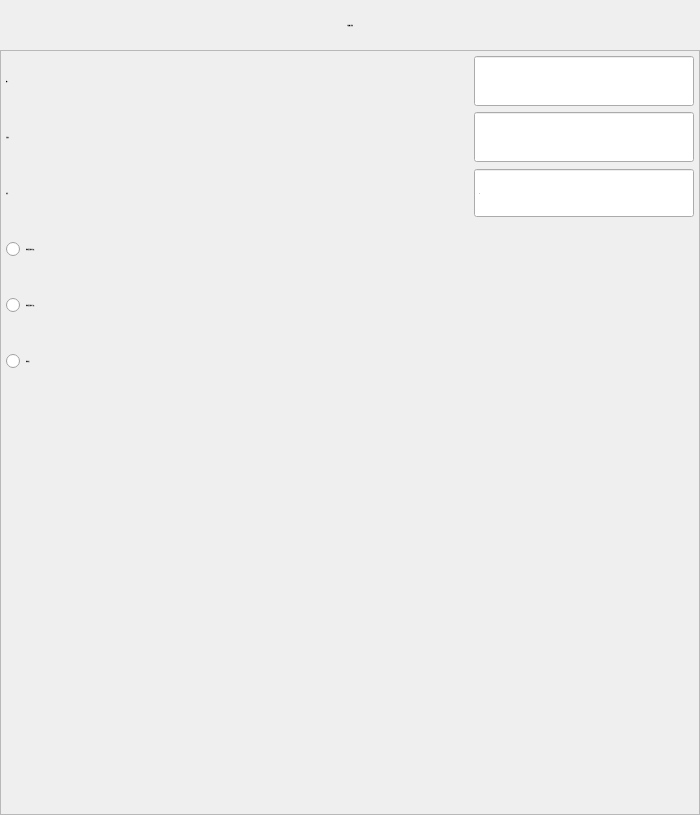
<?xml version="1.0" encoding="UTF-8"?>
<ui version="4.0">
 <class>FormActExtIn</class>
 <widget class="QWidget" name="FormActExtIn">
  <property name="geometry">
   <rect>
    <x>0</x>
    <y>0</y>
    <width>700</width>
    <height>815</height>
   </rect>
  </property>
  <property name="minimumSize">
   <size>
    <width>700</width>
    <height>815</height>
   </size>
  </property>
  <property name="maximumSize">
   <size>
    <width>700</width>
    <height>815</height>
   </size>
  </property>
  <property name="font">
   <font>
    <family>微软雅黑</family>
    <pointsize>-1</pointsize>
    <weight>50</weight>
    <italic>false</italic>
    <bold>false</bold>
   </font>
  </property>
  <property name="windowTitle">
   <string notr="true">扩展输入</string>
  </property>
  <property name="toolTip">
   <string notr="true"/>
  </property>
  <property name="statusTip">
   <string notr="true"/>
  </property>
  <property name="whatsThis">
   <string notr="true"/>
  </property>
  <property name="accessibleName">
   <string notr="true"/>
  </property>
  <property name="accessibleDescription">
   <string notr="true"/>
  </property>
  <property name="styleSheet">
   <string notr="true">font: 28px &quot;微软雅黑&quot;;</string>
  </property>
  <property name="windowFilePath">
   <string notr="true"/>
  </property>
  <layout class="QVBoxLayout" name="verticalLayout">
   <property name="spacing">
    <number>0</number>
   </property>
   <property name="margin">
    <number>0</number>
   </property>
   <item>
    <widget class="QLabel" name="labelParaTitle">
     <property name="minimumSize">
      <size>
       <width>0</width>
       <height>50</height>
      </size>
     </property>
     <property name="maximumSize">
      <size>
       <width>16777215</width>
       <height>50</height>
      </size>
     </property>
     <property name="font">
      <font>
       <family>微软雅黑</family>
       <pointsize>-1</pointsize>
       <weight>50</weight>
       <italic>false</italic>
       <bold>false</bold>
      </font>
     </property>
     <property name="styleSheet">
      <string notr="true">QLabel#labelParaTitle
{
	color: black;
	border-image: url(:/img/widget/Panel.png) 0 4 0 4;
	border-left: 4px transparent;
	border-right: 4px transparent;
}
</string>
     </property>
     <property name="text">
      <string>扩展输入参数</string>
     </property>
     <property name="alignment">
      <set>Qt::AlignCenter</set>
     </property>
    </widget>
   </item>
   <item>
    <widget class="QFrame" name="frameExtIn">
     <property name="font">
      <font>
       <family>微软雅黑</family>
       <pointsize>-1</pointsize>
       <weight>50</weight>
       <italic>false</italic>
       <bold>false</bold>
      </font>
     </property>
     <property name="styleSheet">
      <string notr="true"/>
     </property>
     <property name="frameShape">
      <enum>QFrame::StyledPanel</enum>
     </property>
     <property name="frameShadow">
      <enum>QFrame::Plain</enum>
     </property>
     <property name="IsMainArea" stdset="0">
      <bool>true</bool>
     </property>
     <layout class="QGridLayout" name="gridLayout">
      <property name="margin">
       <number>5</number>
      </property>
      <item row="0" column="0">
       <widget class="QLabel" name="labelPort">
        <property name="sizePolicy">
         <sizepolicy hsizetype="Expanding" vsizetype="Preferred">
          <horstretch>0</horstretch>
          <verstretch>0</verstretch>
         </sizepolicy>
        </property>
        <property name="minimumSize">
         <size>
          <width>0</width>
          <height>50</height>
         </size>
        </property>
        <property name="maximumSize">
         <size>
          <width>16777215</width>
          <height>50</height>
         </size>
        </property>
        <property name="font">
         <font>
          <family>微软雅黑</family>
          <pointsize>-1</pointsize>
          <weight>50</weight>
          <italic>false</italic>
          <bold>false</bold>
         </font>
        </property>
        <property name="text">
         <string>端口：</string>
        </property>
        <property name="buddy">
         <cstring>lineEdit_var</cstring>
        </property>
       </widget>
      </item>
      <item row="0" column="1">
       <widget class="xLineEdit" name="lineEdit_var">
        <property name="sizePolicy">
         <sizepolicy hsizetype="Fixed" vsizetype="Fixed">
          <horstretch>0</horstretch>
          <verstretch>0</verstretch>
         </sizepolicy>
        </property>
        <property name="minimumSize">
         <size>
          <width>220</width>
          <height>50</height>
         </size>
        </property>
        <property name="maximumSize">
         <size>
          <width>220</width>
          <height>50</height>
         </size>
        </property>
        <property name="font">
         <font>
          <family>微软雅黑</family>
          <pointsize>-1</pointsize>
          <weight>50</weight>
          <italic>false</italic>
          <bold>false</bold>
         </font>
        </property>
        <property name="focusPolicy">
         <enum>Qt::ClickFocus</enum>
        </property>
        <property name="text">
         <string notr="true"/>
        </property>
        <property name="alignment">
         <set>Qt::AlignCenter</set>
        </property>
        <property name="readOnly">
         <bool>true</bool>
        </property>
       </widget>
      </item>
      <item row="1" column="0">
       <widget class="QLabel" name="labelCounter">
        <property name="sizePolicy">
         <sizepolicy hsizetype="Expanding" vsizetype="Preferred">
          <horstretch>0</horstretch>
          <verstretch>0</verstretch>
         </sizepolicy>
        </property>
        <property name="minimumSize">
         <size>
          <width>0</width>
          <height>50</height>
         </size>
        </property>
        <property name="maximumSize">
         <size>
          <width>16777215</width>
          <height>50</height>
         </size>
        </property>
        <property name="font">
         <font>
          <family>微软雅黑</family>
          <pointsize>-1</pointsize>
          <weight>50</weight>
          <italic>false</italic>
          <bold>false</bold>
         </font>
        </property>
        <property name="text">
         <string>计数器：</string>
        </property>
        <property name="buddy">
         <cstring>lineEdit_var</cstring>
        </property>
       </widget>
      </item>
      <item row="1" column="1">
       <widget class="xLineEdit" name="lineEditCounter">
        <property name="sizePolicy">
         <sizepolicy hsizetype="Fixed" vsizetype="Fixed">
          <horstretch>0</horstretch>
          <verstretch>0</verstretch>
         </sizepolicy>
        </property>
        <property name="minimumSize">
         <size>
          <width>220</width>
          <height>50</height>
         </size>
        </property>
        <property name="maximumSize">
         <size>
          <width>220</width>
          <height>50</height>
         </size>
        </property>
        <property name="font">
         <font>
          <family>微软雅黑</family>
          <pointsize>-1</pointsize>
          <weight>50</weight>
          <italic>false</italic>
          <bold>false</bold>
         </font>
        </property>
        <property name="focusPolicy">
         <enum>Qt::ClickFocus</enum>
        </property>
        <property name="text">
         <string notr="true"/>
        </property>
        <property name="alignment">
         <set>Qt::AlignCenter</set>
        </property>
        <property name="readOnly">
         <bool>true</bool>
        </property>
       </widget>
      </item>
      <item row="2" column="0">
       <widget class="QLabel" name="labelInterval">
        <property name="sizePolicy">
         <sizepolicy hsizetype="Expanding" vsizetype="Preferred">
          <horstretch>0</horstretch>
          <verstretch>0</verstretch>
         </sizepolicy>
        </property>
        <property name="minimumSize">
         <size>
          <width>0</width>
          <height>50</height>
         </size>
        </property>
        <property name="maximumSize">
         <size>
          <width>16777215</width>
          <height>50</height>
         </size>
        </property>
        <property name="font">
         <font>
          <family>微软雅黑</family>
          <pointsize>-1</pointsize>
          <weight>50</weight>
          <italic>false</italic>
          <bold>false</bold>
         </font>
        </property>
        <property name="text">
         <string>间隔：</string>
        </property>
        <property name="buddy">
         <cstring>lineEdit_var</cstring>
        </property>
       </widget>
      </item>
      <item row="2" column="1">
       <widget class="xSpinBox" name="BoxInterval">
        <property name="sizePolicy">
         <sizepolicy hsizetype="Fixed" vsizetype="Fixed">
          <horstretch>0</horstretch>
          <verstretch>0</verstretch>
         </sizepolicy>
        </property>
        <property name="minimumSize">
         <size>
          <width>220</width>
          <height>50</height>
         </size>
        </property>
        <property name="maximumSize">
         <size>
          <width>220</width>
          <height>50</height>
         </size>
        </property>
        <property name="font">
         <font>
          <family>微软雅黑</family>
          <pointsize>-1</pointsize>
          <weight>50</weight>
          <italic>false</italic>
          <bold>false</bold>
         </font>
        </property>
        <property name="focusPolicy">
         <enum>Qt::ClickFocus</enum>
        </property>
        <property name="alignment">
         <set>Qt::AlignLeading|Qt::AlignLeft|Qt::AlignVCenter</set>
        </property>
        <property name="buttonSymbols">
         <enum>QAbstractSpinBox::NoButtons</enum>
        </property>
        <property name="specialValueText">
         <string notr="true"/>
        </property>
        <property name="keyboardTracking">
         <bool>false</bool>
        </property>
        <property name="suffix">
         <string notr="true"/>
        </property>
        <property name="prefix">
         <string notr="true"/>
        </property>
        <property name="minimum">
         <number>0</number>
        </property>
        <property name="maximum">
         <number>999</number>
        </property>
        <property name="value">
         <number>0</number>
        </property>
        <property name="HasBtn" stdset="0">
         <bool>true</bool>
        </property>
       </widget>
      </item>
      <item row="3" column="0">
       <widget class="xRadioButton" name="radioButton_check">
        <property name="sizePolicy">
         <sizepolicy hsizetype="Expanding" vsizetype="Fixed">
          <horstretch>0</horstretch>
          <verstretch>0</verstretch>
         </sizepolicy>
        </property>
        <property name="minimumSize">
         <size>
          <width>0</width>
          <height>50</height>
         </size>
        </property>
        <property name="maximumSize">
         <size>
          <width>16777215</width>
          <height>50</height>
         </size>
        </property>
        <property name="font">
         <font>
          <family>微软雅黑</family>
          <pointsize>-1</pointsize>
          <weight>50</weight>
          <italic>false</italic>
          <bold>false</bold>
         </font>
        </property>
        <property name="focusPolicy">
         <enum>Qt::NoFocus</enum>
        </property>
        <property name="text">
         <string>检测使能(信号有效)</string>
        </property>
        <property name="iconSize">
         <size>
          <width>32</width>
          <height>32</height>
         </size>
        </property>
        <property name="checked">
         <bool>false</bool>
        </property>
       </widget>
      </item>
      <item row="4" column="0">
       <widget class="xRadioButton" name="radioButton_checkUseless">
        <property name="sizePolicy">
         <sizepolicy hsizetype="Expanding" vsizetype="Fixed">
          <horstretch>0</horstretch>
          <verstretch>0</verstretch>
         </sizepolicy>
        </property>
        <property name="minimumSize">
         <size>
          <width>0</width>
          <height>50</height>
         </size>
        </property>
        <property name="maximumSize">
         <size>
          <width>16777215</width>
          <height>50</height>
         </size>
        </property>
        <property name="font">
         <font>
          <family>微软雅黑</family>
          <pointsize>-1</pointsize>
          <weight>50</weight>
          <italic>false</italic>
          <bold>false</bold>
         </font>
        </property>
        <property name="focusPolicy">
         <enum>Qt::NoFocus</enum>
        </property>
        <property name="text">
         <string>检测使能(信号无效)</string>
        </property>
        <property name="iconSize">
         <size>
          <width>32</width>
          <height>32</height>
         </size>
        </property>
        <property name="checked">
         <bool>false</bool>
        </property>
       </widget>
      </item>
      <item row="5" column="0">
       <widget class="xRadioButton" name="radioButton_uncheck">
        <property name="sizePolicy">
         <sizepolicy hsizetype="Expanding" vsizetype="Fixed">
          <horstretch>0</horstretch>
          <verstretch>0</verstretch>
         </sizepolicy>
        </property>
        <property name="minimumSize">
         <size>
          <width>0</width>
          <height>50</height>
         </size>
        </property>
        <property name="maximumSize">
         <size>
          <width>16777215</width>
          <height>50</height>
         </size>
        </property>
        <property name="font">
         <font>
          <family>微软雅黑</family>
          <pointsize>-1</pointsize>
          <weight>50</weight>
          <italic>false</italic>
          <bold>false</bold>
         </font>
        </property>
        <property name="focusPolicy">
         <enum>Qt::NoFocus</enum>
        </property>
        <property name="text">
         <string>检测禁止</string>
        </property>
        <property name="iconSize">
         <size>
          <width>32</width>
          <height>32</height>
         </size>
        </property>
       </widget>
      </item>
      <item row="6" column="0" colspan="2">
       <spacer name="verticalSpacer">
        <property name="orientation">
         <enum>Qt::Vertical</enum>
        </property>
        <property name="sizeHint" stdset="0">
         <size>
          <width>20</width>
          <height>40</height>
         </size>
        </property>
       </spacer>
      </item>
     </layout>
    </widget>
   </item>
  </layout>
 </widget>
 <customwidgets>
  <customwidget>
   <class>xSpinBox</class>
   <extends>QSpinBox</extends>
   <header>xspinbox.h</header>
   <slots>
    <signal>clicked()</signal>
   </slots>
  </customwidget>
  <customwidget>
   <class>xRadioButton</class>
   <extends>QRadioButton</extends>
   <header>xradiobutton.h</header>
  </customwidget>
  <customwidget>
   <class>xLineEdit</class>
   <extends>QLineEdit</extends>
   <header>xlineedit.h</header>
   <slots>
    <signal>clicked()</signal>
   </slots>
  </customwidget>
 </customwidgets>
 <tabstops>
  <tabstop>lineEdit_var</tabstop>
 </tabstops>
 <resources/>
 <connections>
  <connection>
   <sender>BoxInterval</sender>
   <signal>clicked()</signal>
   <receiver>FormActExtIn</receiver>
   <slot>inputInterval()</slot>
   <hints>
    <hint type="sourcelabel">
     <x>212</x>
     <y>249</y>
    </hint>
    <hint type="destinationlabel">
     <x>208</x>
     <y>414</y>
    </hint>
   </hints>
  </connection>
  <connection>
   <sender>lineEdit_var</sender>
   <signal>clicked()</signal>
   <receiver>FormActExtIn</receiver>
   <slot>selectPort()</slot>
   <hints>
    <hint type="sourcelabel">
     <x>218</x>
     <y>65</y>
    </hint>
    <hint type="destinationlabel">
     <x>435</x>
     <y>71</y>
    </hint>
   </hints>
  </connection>
  <connection>
   <sender>lineEditCounter</sender>
   <signal>clicked()</signal>
   <receiver>FormActExtIn</receiver>
   <slot>selectCounter()</slot>
   <hints>
    <hint type="sourcelabel">
     <x>160</x>
     <y>99</y>
    </hint>
    <hint type="destinationlabel">
     <x>120</x>
     <y>172</y>
    </hint>
   </hints>
  </connection>
 </connections>
 <slots>
  <slot>inputInterval()</slot>
  <slot>selectPort()</slot>
  <slot>selectCounter()</slot>
 </slots>
</ui>
